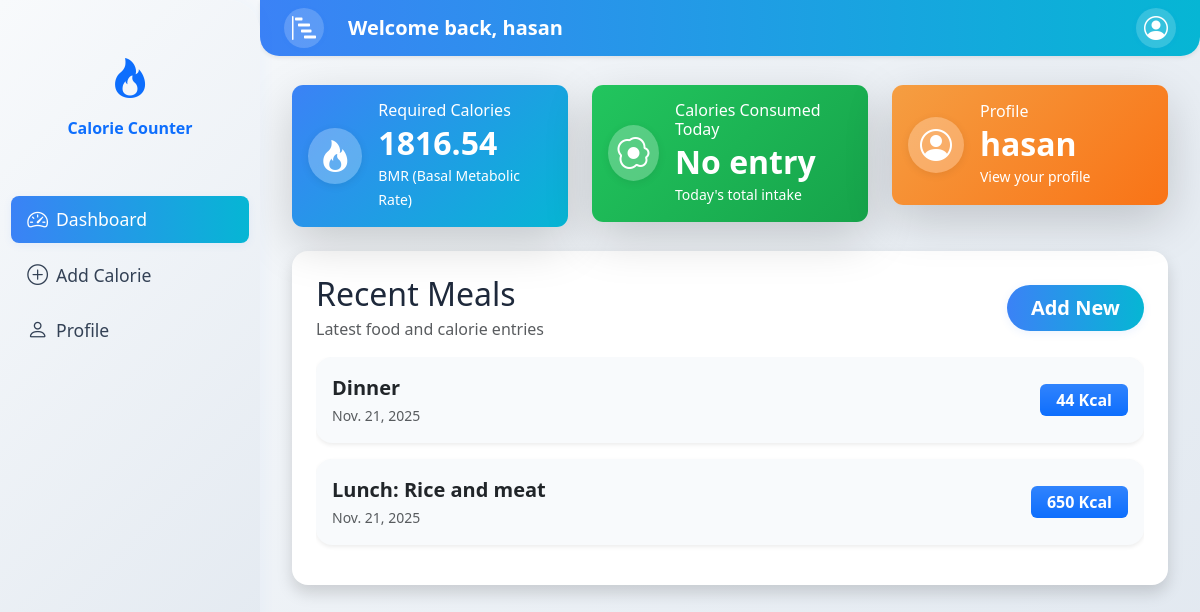
Before: / (signed in) with the older database file.
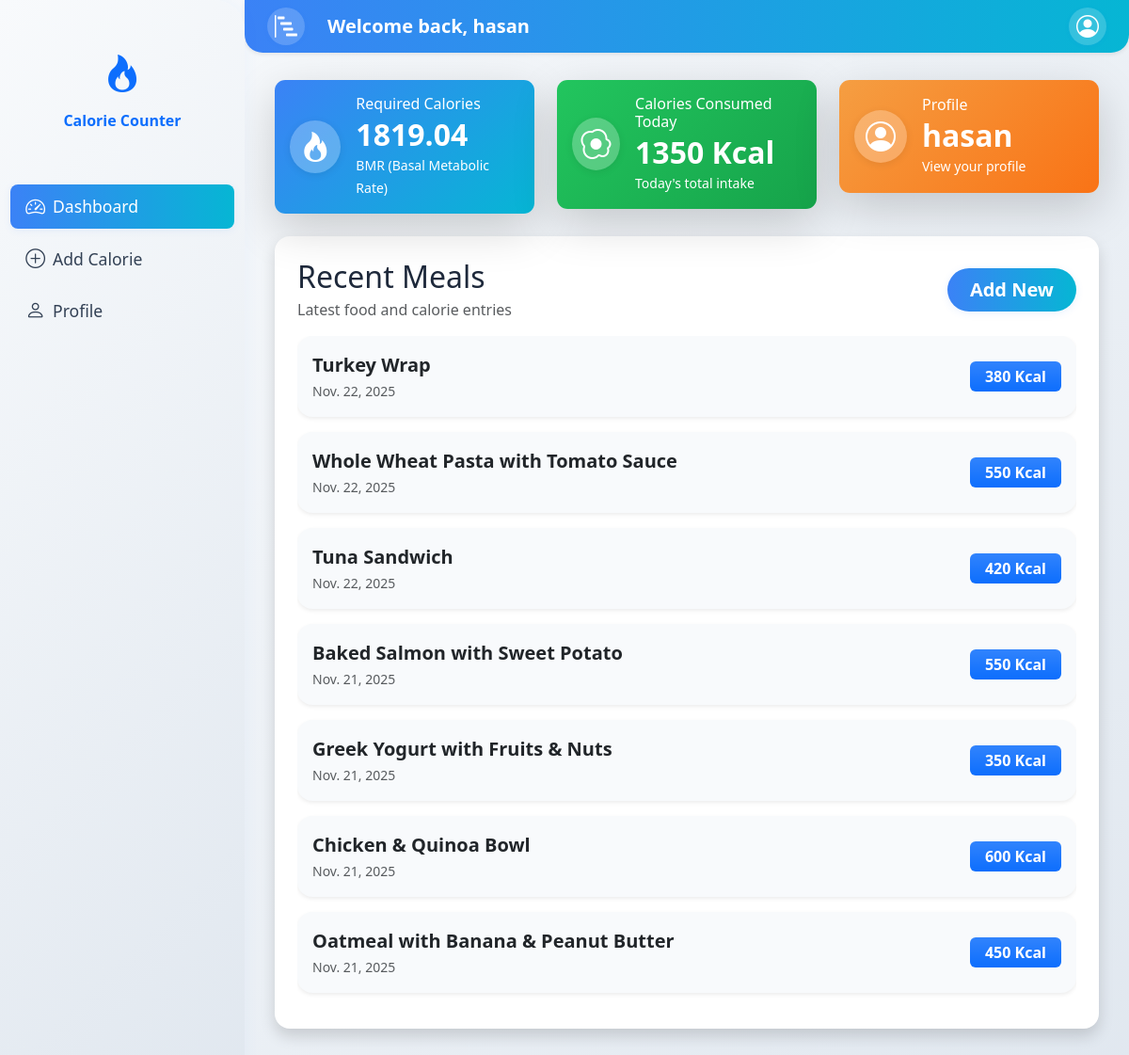
After: the same page with the newer database file.
### calorie_counter/models.py (models this page shows, shortened)
class CalorieConsumed(models.Model):
    user = models.ForeignKey(
        "auth.User", on_delete=models.CASCADE, related_name="consumed"
    )
    date = models.DateField(null=True, blank=True)
    item_name = models.CharField(max_length=200)
    calorie_consumed = models.PositiveIntegerField()
    created_at = models.DateTimeField(auto_now_add=True, null=True, blank=True)
    updated_at = models.DateTimeField(auto_now=True, null=True, blank=True)
    class Meta:
        ordering = ['-date', '-created_at']

### calorie_counter/views.py (the view)
# urls.py: path('', dashboard_view, name='dashboard'),
@login_required
def dashboard_view(request):
    try:
        caloriedata = CalorieConsumed.objects.filter(user=request.user).order_by('-date', '-created_at')
        caloriedata.exists()
    except OperationalError:
        caloriedata = CalorieConsumed.objects.filter(user=request.user).order_by('-date')
    today = timezone.localdate()
    try:
        total_calories_today = caloriedata.filter(date=today).aggregate(total=Sum('calorie_consumed'))['total'] or 0
    except Exception:
        total_calories_today = 0
    profile_data, created = Profile.objects.get_or_create(user=request.user or None)
    bmr = profile_data.bmr if profile_data.bmr else 0
    context={
        'caloriedata': caloriedata,
        'total_cal': total_calories_today,
        'req_bmr': round(bmr, 2) # type: ignore
    }
    return render(request, 'dashboard.html', context)

### calorie_counter/templates/dashboard.html
{% extends 'base.html' %}
{% block content %}
<div class="container-fluid dashboard-main" style="margin-top: 50px;">
  <div class="row g-4 mb-4">
    <div class="col-md-4">
      <div class="card dashboard-card gradient-blue text-white shadow-lg border-0">
        <div class="card-body d-flex align-items-center gap-3">
          <span class="dashboard-icon bg-white bg-opacity-25 rounded-circle d-flex align-items-center justify-content-center">
            <i class="bi bi-fire fs-2"></i>
          </span>
          <div>
            <h6 class="card-title mb-1">Required Calories</h6>
            <h2 class="card-text fw-bold mb-0">{{ req_bmr }}</h2>
            <small>BMR (Basal Metabolic Rate)</small>
          </div>
        </div>
      </div>
    </div>
    <div class="col-md-4">
      <div class="card dashboard-card gradient-green text-white shadow-lg border-0">
        <div class="card-body d-flex align-items-center gap-3">
          <span class="dashboard-icon bg-white bg-opacity-25 rounded-circle d-flex align-items-center justify-content-center">
            <i class="bi bi-egg-fried fs-2"></i>
          </span>
          <div>
            <h6 class="card-title mb-1">Calories Consumed Today</h6>
            <h2 class="card-text fw-bold mb-0">
              {% if total_cal and total_cal > 0 %}
                {{ total_cal }} Kcal
              {% else %}
                No entry
              {% endif %}
            </h2>
            <small>Today's total intake</small>
          </div>
        </div>
      </div>
    </div>
    <div class="col-md-4">
      <div class="card dashboard-card gradient-orange text-white shadow-lg border-0">
        <div class="card-body d-flex align-items-center gap-3">
          <span class="dashboard-icon bg-white bg-opacity-25 rounded-circle d-flex align-items-center justify-content-center">
            <i class="bi bi-person-circle fs-2"></i>
          </span>
          <div>
            <h6 class="card-title mb-1">Profile</h6>
            <h2 class="card-text fw-bold mb-0">{{ user.username }}</h2>
            <a class="text-white text-decoration-none" href="{% url 'profile' %}"><small>View your profile</small></a>
          </div>
        </div>
      </div>
    </div>
  </div>
  <div class="row">
    <div class="col-md-12">
      <div class="recent-wrap bg-white shadow p-4 border-0 rounded-4">
        <div class="d-flex justify-content-between align-items-center mb-3">
          <div>
            <h2 class="mb-1">Recent Meals</h2>
            <p class="mb-0 text-muted">Latest food and calorie entries</p>
          </div>
          <a href="{% url 'calorie_entry' %}" class="btn btn-primary btn-lg rounded-pill px-4">Add New</a>
        </div>
        <div class="recent-meal-list">
          {% if caloriedata %}
            {% for cal in caloriedata %}
              <div class="card mb-3 border-0 shadow-sm recent-meal-card">
                <div class="card-body d-flex justify-content-between align-items-center">
                  <div>
                    <span class="fw-bold fs-5">{{ cal.item_name }}</span>
                    <br>
                    <small class="text-muted">{{ cal.date }}</small>
                  </div>
                  <span class="badge bg-gradient bg-primary fs-6 px-3 py-2">{{ cal.calorie_consumed }} Kcal</span>
                </div>
              </div>
            {% endfor %}
          {% else %}
            <div class="alert alert-info">No recent meals found.</div>
          {% endif %}
        </div>
      </div>
    </div>
  </div>
</div>
<link rel="stylesheet" href="https://cdn.jsdelivr.net/npm/bootstrap-icons@1.11.1/font/bootstrap-icons.css">
{% endblock %}

### templates/base.html (shortened to what this page needs)
{% load static %}
<!DOCTYPE html>
<html lang="en">
  <head>
    <link href="https://cdn.jsdelivr.net/npm/bootstrap@5.3.8/dist/css/bootstrap.min.css" rel="stylesheet" />
    <link rel="stylesheet" href="{% static 'main.css' %}" />
  </head>
  <body>
    <div class="continer-fluid">
      <div class="row">
        <div class="col-md-12">
          <div class="body-wrap d-flex justify-content-start align-items-start gap-2">
            <div class="sidebar modern-sidebar d-flex flex-column align-items-center py-4">
              <div class="logo mb-4 w-100 text-center sidebar-logo-area">
                <a class="text-decoration-none sidebar-logo-text d-flex flex-column align-items-center gap-1" href="/">
                  <span class="sidebar-logo-icon-wrap d-flex align-items-center justify-content-center mb-1"><i class="bi bi-fire fs-1 sidebar-logo-icon"></i></span>
                  <span class="sidebar-brand-text">Calorie <span class="sidebar-brand-highlight">Counter</span></span>
                </a>
              </div>
              <ul class="sidebar-nav nav flex-column w-100 gap-2">
                <li class="nav-item">
                  <a class="nav-link d-flex align-items-center gap-2 px-3 py-2 rounded-3 sidebar-link {% if request.path == '/' %}active{% endif %}" href="{% url 'dashboard' %}"><i class="bi bi-speedometer2"></i> Dashboard</a>
                </li>
                <li class="nav-item">
                  <a class="nav-link d-flex align-items-center gap-2 px-3 py-2 rounded-3 sidebar-link" href="{% url 'calorie_entry' %}"><i class="bi bi-plus-circle"></i> Add Calorie</a>
                </li>
                <li class="nav-item">
                  <a class="nav-link d-flex align-items-center gap-2 px-3 py-2 rounded-3 sidebar-link" href="{% url 'profile' %}"><i class="bi bi-person"></i> Profile</a>
                </li>
              </ul>
            </div>
            <link rel="stylesheet" href="https://cdn.jsdelivr.net/npm/bootstrap-icons@1.11.1/font/bootstrap-icons.css" />
            <div class="bodycontent">
              <div class="top-bar-excel position-fixed d-flex justify-content-between align-items-center px-4 py-2 shadow-sm" style="z-index: 1000;">
                <div class="d-flex align-items-center gap-3">
                  <span class="topbar-icon d-flex align-items-center justify-content-center me-2"><i class="bi bi-bar-chart-steps"></i></span>
                  <span class="fw-bold fs-5">Welcome back, {{ user }}</span>
                </div>
                <div class="d-flex align-items-center gap-2 position-relative">
                  <div class="dropdown">
                    <button class="btn topbar-avatar d-inline-flex align-items-center justify-content-center dropdown-toggle" type="button" id="profileDropdown" data-bs-toggle="dropdown" aria-expanded="false"><i class="bi bi-person-circle"></i></button>
                  </div>
                </div>
              </div>
              {% block content %}
              {% endblock %}
            </div>
          </div>
        </div>
      </div>
    </div>
  </body>
</html>

### Name_ID_CaloryCounter/static/main.css (style rules this page uses)
.topbar-avatar.dropdown-toggle::after { display: none; }
.top-bar-excel { left: 260px; top: 0; width: calc(100% - 260px); background: linear-gradient(90deg, #3b82f6 0%, #06b6d4 100%); color: #fff; border-bottom-left-radius: 1.2rem; border-bottom-right-radius: 1.2rem; min-height: 56px; box-shadow: 0 2px 12px rgba(59,130,246,0.08); transition: background 0.2s; }
.top-bar-excel .fw-bold { color: #fff !important; }
.topbar-icon { width: 40px; height: 40px; background: rgba(255,255,255,0.18); border-radius: 50%; font-size: 1.5rem; color: #fff; box-shadow: 0 1px 4px rgba(59,130,246,0.10); }
.topbar-avatar { width: 40px; height: 40px; background: rgba(255,255,255,0.18); border-radius: 50%; font-size: 1.5rem; color: #fff; box-shadow: 0 1px 4px rgba(59,130,246,0.10); }
html, body { overflow-x: hidden; }
body { background: linear-gradient(135deg, #f8fafc 0%, #e0e7ef 100%); min-height: 100vh; color: #1e293b; }
.dashboard-card { min-height: 120px; border-radius: 0.7rem; transition: transform 0.2s; }
.gradient-blue { background: linear-gradient(135deg, #3b82f6 0%, #06b6d4 100%); }
.gradient-green { background: linear-gradient(135deg, #22c55e 0%, #16a34a 100%); }
.gradient-orange { background: linear-gradient(135deg, #f59e42 0%, #f97316 100%); }
.dashboard-icon { width: 56px; height: 56px; font-size: 2rem; box-shadow: 0 2px 8px rgba(0,0,0,0.08); }
.recent-wrap { border-radius: 1.5rem; background: #fff; }
.recent-meal-list { max-height: 60vh; overflow-y: auto; }
.recent-meal-card { border-radius: 1rem; background: #f8fafc; transition: box-shadow 0.2s; }
.body-wrap { min-height: 100vh; }
.sidebar { max-width: 260px; width: 100%; height: 100vh; min-height: 100vh; background: linear-gradient(135deg, #f8fafc 0%, #e0e7ef 100%); position: fixed; left: 0; top: 0; box-shadow: 2px 0 16px 0 rgba(59,130,246,0.04); z-index: 1050; border-top-right-radius: 2rem; border-bottom-right-radius: 0; padding: 0 0.7rem 2rem 0.7rem; transition: box-shadow 0.2s; }
.modern-sidebar .logo { padding: 1.5rem 0 1rem 0; }
.sidebar-nav { margin-top: 1rem; }
.sidebar-link i { font-size: 1.3rem; vertical-align: middle; }
.sidebar-link.active, .sidebar-link:hover { background: linear-gradient(90deg, #3b82f6 0%, #06b6d4 100%); color: #fff !important; box-shadow: 0 2px 8px rgba(59,130,246,0.08); border: none; }
.btn-primary { background: linear-gradient(90deg, #3b82f6 0%, #06b6d4 100%); border: none; color: #fff; font-weight: 600; box-shadow: 0 2px 8px rgba(59,130,246,0.10); transition: background 0.2s; }
.bodycontent { margin-left: 260px; padding: 0 20px; min-height: 100vh; min-height: 100svh; box-sizing: border-box; width: calc(100% - 260px); max-width: calc(100% - 260px); margin-top: 35px; }

Changed rows visible on the page:
removed CalorieConsumed: item_name "Dinner", date "Nov. 21, 2025", calorie_consumed "44"
removed CalorieConsumed: item_name "Lunch: Rice and meat", date "Nov. 21, 2025", calorie_consumed "650"
added CalorieConsumed: item_name "Turkey Wrap", date "Nov. 22, 2025", calorie_consumed "380"
added CalorieConsumed: item_name "Whole Wheat Pasta with Tomato Sauce", date "Nov. 22, 2025", calorie_consumed "550"
added CalorieConsumed: item_name "Tuna Sandwich", date "Nov. 22, 2025", calorie_consumed "420"
added CalorieConsumed: item_name "Baked Salmon with Sweet Potato", date "Nov. 21, 2025", calorie_consumed "550"
added CalorieConsumed: item_name "Greek Yogurt with Fruits & Nuts", date "Nov. 21, 2025", calorie_consumed "350"
added CalorieConsumed: item_name "Chicken & Quinoa Bowl", date "Nov. 21, 2025", calorie_consumed "600"
added CalorieConsumed: item_name "Oatmeal with Banana & Peanut Butter", date "Nov. 21, 2025", calorie_consumed "450"
Other visible differences:
{{ req_bmr }}: "1816.54" → "1819.04"
{{ total_cal }}: (not shown) → "1350"
text no longer shown: "No entry"
text now shown: "Kcal"
